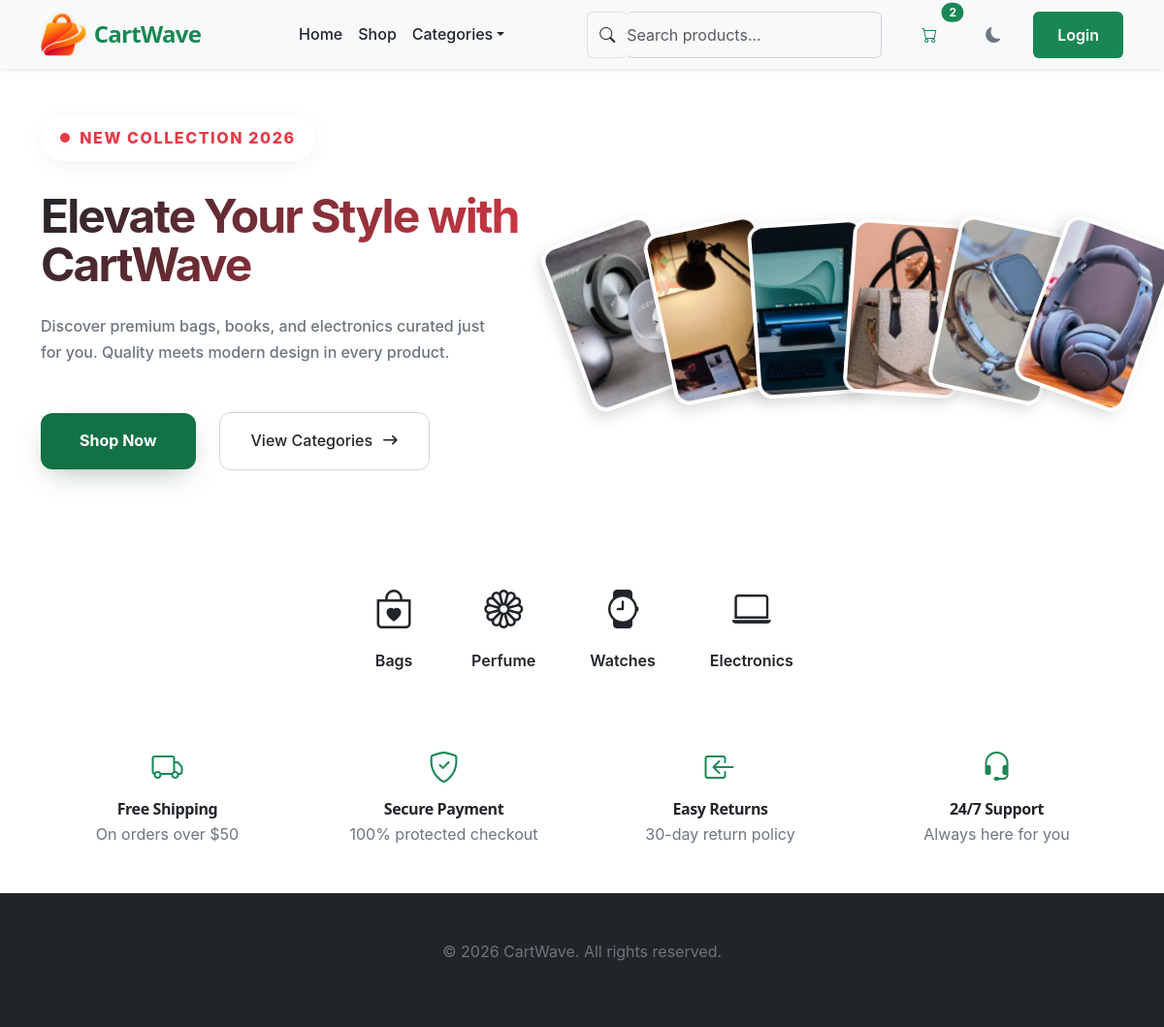
The page / on the database its author committed.
### main/models.py (models this page shows, shortened)
class SiteConfig(models.Model):
    site_title = models.CharField(max_length=200, default="CartWave")
    description = models.TextField(blank=True)
    logo = models.ImageField(upload_to="site/logo/", blank=True, null=True)
    favicon = models.ImageField(upload_to="site/favicon/", blank=True, null=True)
    site_name = models.CharField(max_length=100, default="CartWave", verbose_name="Site Name")
    class Meta:
        verbose_name = "site configuration"
        verbose_name_plural = "site configurations"

### products/models.py (models this page shows, shortened)
class Product(models.Model):
    name = models.CharField(max_length=200)
    description = models.TextField(blank=True)
    price = models.IntegerField()
    image = models.ImageField(upload_to="products/",blank=True)
    is_active = models.BooleanField(default=True)
    is_featured = models.BooleanField(default=False)
    created_at = models.DateTimeField(auto_now_add=True)
    class Meta:
        ordering = ['-created_at']

### products/views.py (the view)
# urls.py: path("", index, name="index"),
def index(request):
    featured_products = Product.objects.filter(is_featured=True, is_active=True)[:6]
    site_config = SiteConfig.objects.first()
    return render(request, "index.html", {"featured_products": featured_products, "site_config": site_config})

### templates/index.html (shortened to what this page needs)
{% extends "base.html" %}
{% load static humanize %}
{% block content %}
    <section class="hero-section">
      <div class="container py-5">
        <div class="row align-items-center">
          <div class="col-lg-6 hero-content mb-4 mb-lg-0">
            <span class="hero-badge">New Collection 2026</span>
            <h1 class="hero-title">
              Elevate Your Style with <span>CartWave</span>
            </h1>
            <p class="hero-lead">
              Discover premium bags, books, and electronics curated just for
              you. Quality meets modern design in every product.
            </p>
            <div class="hero-actions">
              <a href="#products" class="btn-hero-primary">Shop Now</a>
              <a href="javascript:void(0)" class="btn-hero-secondary"
                >View Categories</a
              >
            </div>
          </div>
          <div class="col-lg-6">
            <div class="hero-gallery position-relative">
              {% for product in featured_products %}
              <div class="gallery-item" style="--i: {{ forloop.counter0 }}">
                <img src="{{ product.image.url }}" alt="{{ product.name }}" />
              </div>
              {% empty %}
                <div class="gallery-item">
                  <p>No special product has been registered yet!</p>
                </div>
              {% endfor %}
            </div>
          </div>
        </div>
      </div>
    </section>
    <section class="category-shortcuts py-5">
      <div class="container">
        <div
          class="d-flex justify-content-center flex-nowrap gap-4 overflow-auto pb-2"
        >
          <a
            href="/shop/?category=fashion"
            class="category-item text-center text-decoration-none text-dark p-3 rounded-4"
          >
            <i class="bi bi-bag-heart fs-1 d-block mb-2"></i>
            <span class="fw-semibold d-block">Bags</span>
          </a>
          <a
            href="/shop/?category=beauty"
            class="category-item text-center text-decoration-none text-dark p-3 rounded-4"
          >
            <i class="bi bi-flower1 fs-1 d-block mb-2"></i>
            <span class="fw-semibold d-block">Perfume</span>
          </a>
          <a
            href="/shop/?category=accessories"
            class="category-item text-center text-decoration-none text-dark p-3 rounded-4"
          >
            <i class="bi bi-watch fs-1 d-block mb-2"></i>
            <span class="fw-semibold d-block">Watches</span>
          </a>
          <a
            href="/shop/?category=electronics"
            class="category-item text-center text-decoration-none text-dark p-3 rounded-4"
          >
            <i class="bi bi-laptop fs-1 d-block mb-2"></i>
            <span class="fw-semibold d-block">Electronics</span>
          </a>
        </div>
      </div>
    </section>
    <section class="trust-badges">
      <div class="container">
        <div class="row g-4 text-center">
          <div class="col-md-3 col-6">
            <div
              class="d-flex flex-column align-items-center justify-content-center h-100"
            >
              <i class="bi bi-truck fs-2 text-success mb-2"></i>
              <div>
                <h6 class="fw-bold mb-1">Free Shipping</h6>
                <span class="text-muted d-block">On orders over $50</span>
              </div>
            </div>
          </div>
          <div class="col-md-3 col-6">
            <div
              class="d-flex flex-column align-items-center justify-content-center h-100"
            >
              <i class="bi bi-shield-check fs-2 text-success mb-2"></i>
              <div>
                <h6 class="fw-bold mb-1">Secure Payment</h6>
                <span class="text-muted d-block">100% protected checkout</span>
              </div>
            </div>
          </div>
          <div class="col-md-3 col-6">
            <div
              class="d-flex flex-column align-items-center justify-content-center h-100"
            >
              <i class="bi bi-box-arrow-in-left fs-2 text-success mb-2"></i>
              <div>
                <h6 class="fw-bold mb-1">Easy Returns</h6>
                <span class="text-muted d-block">30-day return policy</span>
              </div>
            </div>
          </div>
          <div class="col-md-3 col-6">
            <div
              class="d-flex flex-column align-items-center justify-content-center h-100"
            >
              <i class="bi bi-headset fs-2 text-success mb-2"></i>
              <div>
                <h6 class="fw-bold mb-1">24/7 Support</h6>
                <span class="text-muted d-block">Always here for you</span>
              </div>
            </div>
          </div>
        </div>
      </div>
    </section>
{% endblock %}

### templates/base.html (shortened to what this page needs)
{% load static humanize %}
<!doctype html>
<html lang="en" class="no-js" data-theme="light">
  <head>
    <link
      href="https://cdn.jsdelivr.net/npm/bootstrap@5.3.8/dist/css/bootstrap.min.css"
      rel="stylesheet"
    />
    <link
      rel="stylesheet"
      href="https://cdn.jsdelivr.net/npm/bootstrap-icons@1.11.3/font/bootstrap-icons.min.css"
    />
    <link rel="stylesheet" href="{% static 'assets/css/main.css' %}" />
    <link rel="stylesheet" href="{% static 'assets/css/sections.css' %}" />
    <link rel="stylesheet" href="{% static 'assets/css/responsive.css' %}" />
  </head>
  <body>
    <nav
      class="navbar navbar-expand-lg navbar-auto bg-surface shadow-sm sticky-top theme-border-bottom"
    >
      <div class="container">
        <a
          class="navbar-brand d-flex align-items-center gap-2 text-decoration-none"
          href="/"
        >
          {% if site_config.logo %}
          <img
            src="{{ site_config.logo.url }}"
            alt="Logo"
            height="45"
            class="d-inline-block align-text-top"
          />
          {% endif %}
          <span class="brand-name fw-bold text-success"
            >{{ site_config.site_name }}</span
          >
        </a>
        <div class="collapse navbar-collapse" id="mainNav">
          <ul class="navbar-nav mx-auto mb-2 mb-lg-0 fw-medium">
            <li class="nav-item">
              <a class="nav-link theme-text" href="/">Home</a>
            </li>
            <li class="nav-item">
              <a class="nav-link theme-text" href="/shop/">Shop</a>
            </li>
            <li class="nav-item dropdown">
              <a
                class="nav-link dropdown-toggle theme-text"
                href="#"
                role="button"
                data-bs-toggle="dropdown"
                >Categories</a
              >
            </li>
          </ul>
          <div class="d-flex align-items-center gap-3">
            <form class="d-flex position-relative me-2" role="search">
              <span
                class="input-group-text theme-input-group border-end-0 rounded-start"
              >
                <i class="bi bi-search theme-muted"></i>
              </span>
              <input
                class="form-control border-start-0 ps-0 rounded-end js-search-input theme-input"
                type="search"
                placeholder="Search products..."
                aria-label="Search"
              />
            </form>
            <a
              href="#"
              class="btn btn-outline-success position-relative rounded-2 px-3"
            >
              <i class="bi bi-cart"></i>
              <span
                class="position-absolute top-0 start-100 translate-middle badge rounded-pill bg-success text-white"
              >
                2
              </span>
            </a>
            <button
              class="btn btn-outline-secondary rounded-2 px-3 js-theme-toggle"
              aria-label="Toggle dark mode"
            >
              <i class="bi bi-moon-fill"></i>
            </button>
            <a href="#" class="btn btn-success rounded-2 px-4">Login</a>
          </div>
        </div>
      </div>
    </nav>
    <main>{% block content %} {% endblock %}</main>
    <footer class="bg-dark text-light py-5 mt-5">
      <div class="container text-center">
        <p>&copy; 2026 CartWave. All rights reserved.</p>
      </div>
    </footer>
  </body>
</html>

### static/assets/css/main.css (style rules this page uses)
:root { --primary: #e63946; --primary-dark: #d62828; --secondary: #ff6b35; --accent: #f59e0b; --background: #ffffff; --surface: #f8f9fa; --surface-2: #f1f5f9; --surface-3: #e2e8f0; --inverse: #111827; --text: #212529; --muted: #6c757d; --faint: #9ca3af; --on-primary: #ffffff; --on-inverse: #f8fafc; --border: #dee2e6; --border-strong: #d1d5db; --radius-sm: 6px; --radius-md: 10px; --radius-lg: 16px; --radius-xl: 24px; --radius-pill: 999px; --shadow-xs: 0 1px 2px rgba(0, 0, 0, 0.05); --shadow-sm: 0 2px 8px rgba(0, 0, 0, 0.06); --shadow-md: 0 10px 24px -12px rgba(0, 0, 0, 0.1); --ring: 0 0 0 3px rgba(229, 57, 53, 0.28); --font-display: "Plus Jakarta Sans", system-ui, sans-serif; --font-body: "Inter", system-ui, -apple-system, sans-serif; --fs-display: clamp(2.5rem, 1.4rem + 3.6vw, 4rem); --fs-h1: clamp(2rem, 1.3rem + 2.4vw, 3rem); --fs-h2: clamp(1.625rem, 1.25rem + 1.4vw, 2.5rem); --fs-h3: clamp(1.25rem, 1.08rem + 0.6vw, 1.75rem); --fs-h4: clamp(1.0625rem, 1rem + 0.3vw, 1.25rem); --fs-body: 1rem; --fs-sm: 0.875rem; --fs-xs: 0.8125rem; --section-y: clamp(3.5rem, 2rem + 5vw, 6rem); --gutter: 1.5rem; --navbar-h: 72px; --ease: cubic-bezier(0.2, 0, 0.1, 1); --dur-fast: 120ms; --dur: 220ms; --dur-slow: 420ms; color-scheme: light; }
*, *::before, *::after { box-sizing: border-box; }
html { scroll-behavior: smooth; scroll-padding-top: calc(var(--navbar-h) + 16px); }
body { background-color: var(--background); color: var(--text); font-family: var(--font-body); font-size: var(--fs-body); line-height: 1.6; margin: 0; -webkit-font-smoothing: antialiased; transition: background-color var(--dur) var(--ease), color var(--dur) var(--ease); }
h1, h2, h3, h4, h5, h6, .display-title { font-family: var(--font-display); font-weight: 700; line-height: 1.15; letter-spacing: -0.025em; margin-block: 0 0.5em; color: var(--text); }
h1 { font-size: var(--fs-h1); }
p { margin-bottom: 1rem; color: var(--muted); }
a { text-decoration: none; color: var(--primary); transition: color var(--dur-fast) var(--ease); }
.container, .container-fluid, .container-lg, .container-xl { --bs-gutter-x: var(--gutter); }
.text-muted { color: var(--muted) !important; }
.bg-surface { background-color: var(--surface); }
.btn { font-family: var(--font-body); font-weight: 600; border-radius: var(--radius-sm); padding: 0.6875rem 1.25rem; border: 1px solid transparent; display: inline-flex; align-items: center; justify-content: center; gap: 0.5rem; transition: all var(--dur-fast) var(--ease); }
.form-control { background-color: var(--surface); border: 1px solid var(--border-strong); border-radius: var(--radius-sm); color: var(--text); padding: 0.6875rem 0.875rem; }

### rows shown on the page
SiteConfig: logo (picture), site_name "CartWave"
Product: image (picture)
Product: image (picture)
Product: image (picture)
Product: image (picture)
Product: image (picture)
Product: image (picture)
